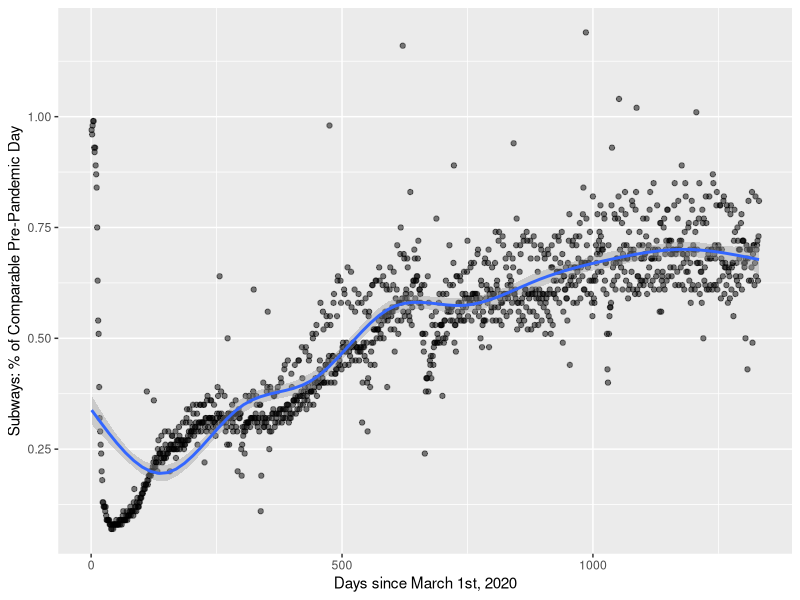
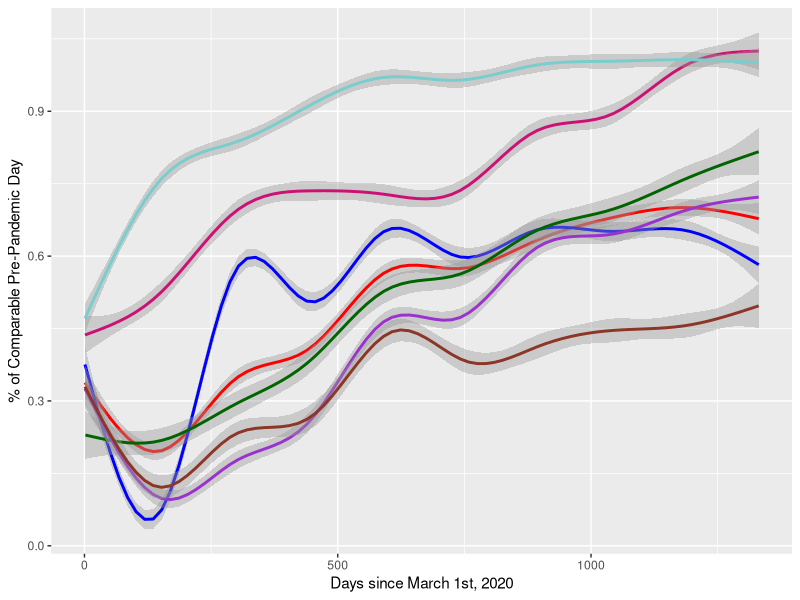

R code for these plots, in order:
## ---- chunk 1
options(width = 100)
library(tidyverse)
library(dplyr)
library(ggplot2)
## ---- chunk 2
ridership <- read_csv("data/ridership.csv")

subway_ridership_plot <- ridership |>
  mutate(
    Days = row_number()
  ) |>
  slice(1:1331) |>
  ggplot(aes(x = Days, y = `Subways: % of Comparable Pre-Pandemic Day`)) +
  geom_point(alpha = 0.5) +
  geom_smooth() +
  labs(
    x = "Days since March 1st, 2020",
    y = "Subways: % of Comparable Pre-Pandemic Day"
  )
subway_ridership_plot
## ---- chunk 3
ridership_plot <- ridership |>
  mutate(
    Days = row_number()
  ) |>
  slice(1:1331) |>
  ggplot(aes(x = Days)) +
  geom_smooth(aes(y = `Subways: % of Comparable Pre-Pandemic Day`),
              color = "red") +
  geom_smooth(aes(y = `Buses: % of Comparable Pre-Pandemic Day`), 
                  color = "blue") +
  geom_smooth(aes(y = `LIRR: % of Comparable Pre-Pandemic Day`), 
                  color = "darkgreen") +
  geom_smooth(aes(y = `Metro-North: % of Comparable Pre-Pandemic Day`), 
                  color = "darkorchid3") +
  geom_smooth(aes(y = `Access-A-Ride: % of Comparable Pre-Pandemic Day`), 
                  color = "deeppink3") +
  geom_smooth(aes(y = `Bridges and Tunnels: % of Comparable Pre-Pandemic Day`), 
              color = "darkslategray3") +
  geom_smooth(aes(y = `Staten Island Railway: % of Comparable Pre-Pandemic Day`), 
              color = "tomato4") +
  labs(
    x = "Days since March 1st, 2020",
    y = "% of Comparable Pre-Pandemic Day")
ridership_plot
